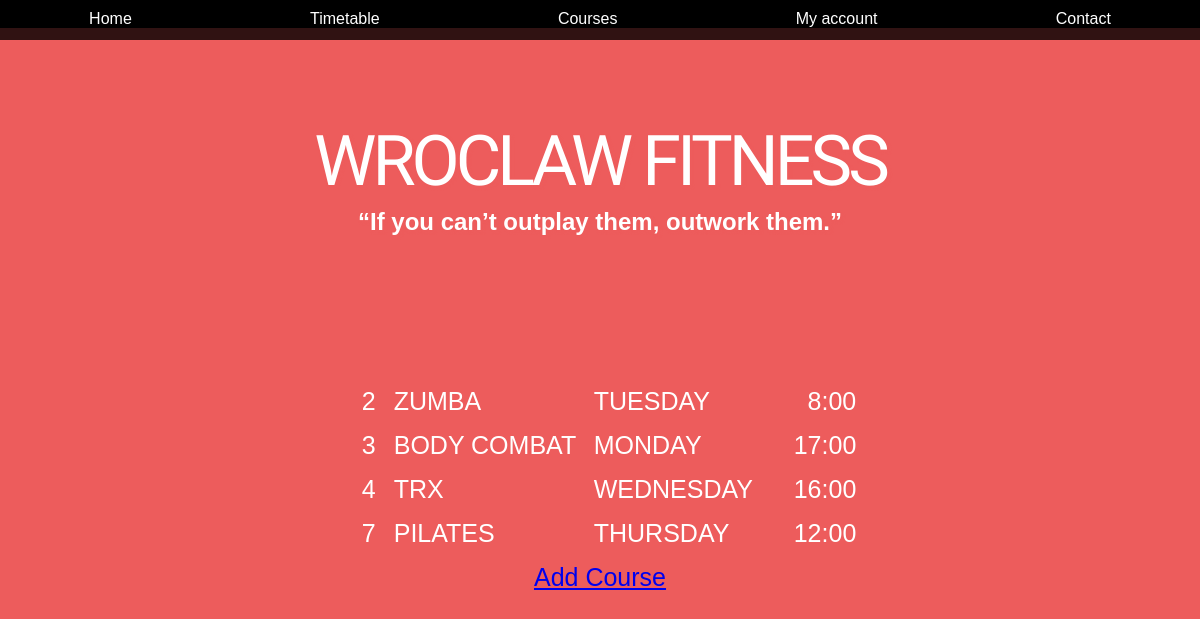
/Web-1/index.php?accio=ShowCourses, run on an earlier commit of the app's database.
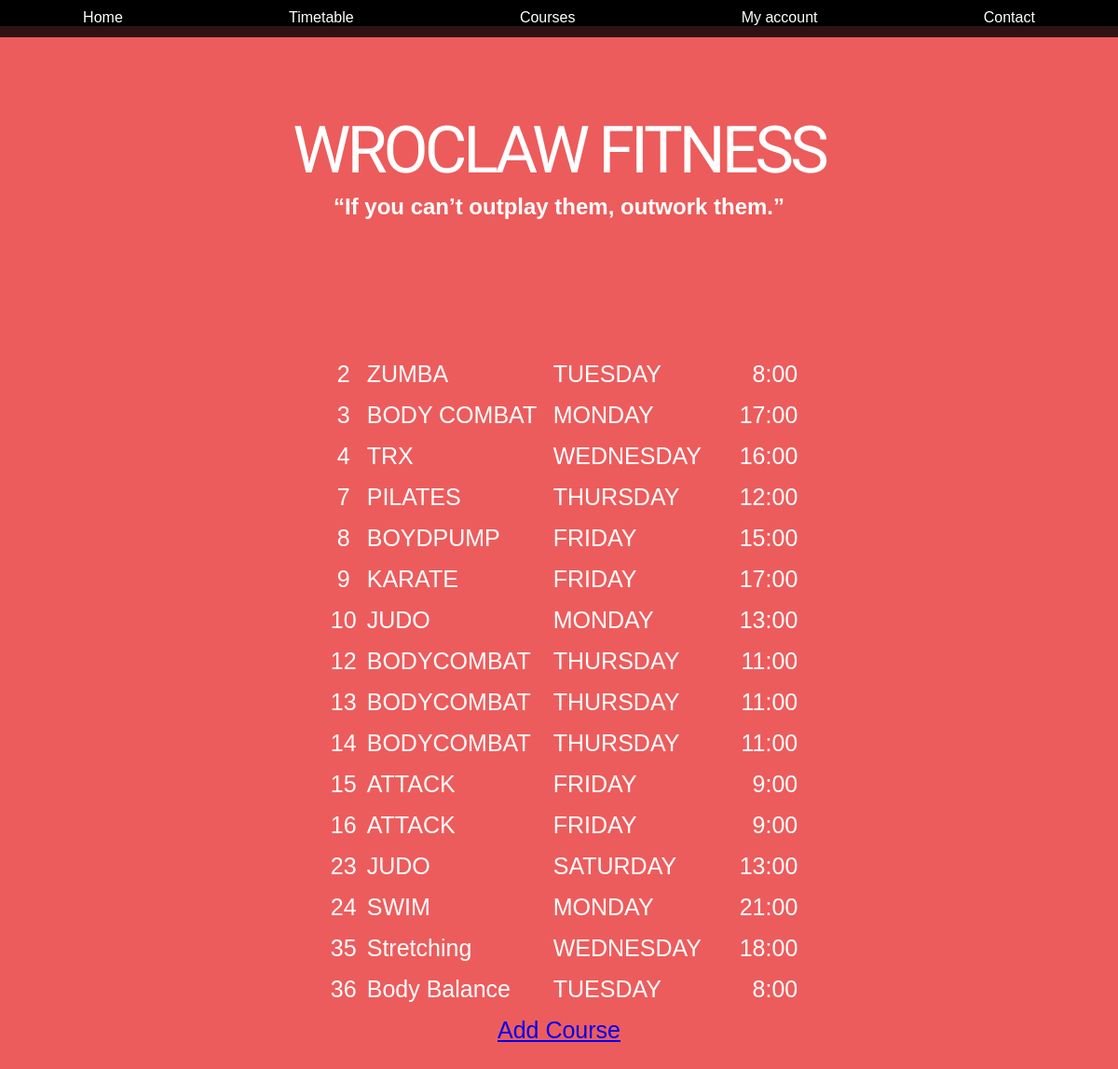
And on a later commit of the database.
### tables this page shows
CREATE TABLE `COURSES` (
  `CourseID` int(11) NOT NULL,
  `CourseName` varchar(30) NOT NULL,
  `CourseDay` varchar(30) DEFAULT NULL,
  `CourseHour` varchar(30) DEFAULT NULL,
  `TrainerID` int(11) NOT NULL
);

### Web-1/Controllers/CoursesController.php (called while the page is built)
<?php
include __DIR__.'/../Model/BD.php';
$courses = getCourses();
include __DIR__.'/../View/Courses.php';

### Web-1/Model/BD.php (called while the page is built, shortened)
<?php
$host = 'localhost';
$db_name = 'Gym';
$user = 'root';
$pswd = '';
$db = mysqli_connect($host,$user,$pswd,$db_name);
function getCourses(){
    global $db;
    $sql = $db->query("SELECT * FROM COURSES");
    return $sql;
}

### Web-1/View/Courses.php (the view, shortened to what this page needs)
<head>
    <link rel="stylesheet" type="text/css" href=CSS/estilos.css>
</head>
<body>
<div id=inicioHead>
    <?php
    include "header.php";
    include "MenuOption.php";
    ?>
</div>
<div style="align-content:center;">
    <table id="comandas" style='table-layout: fixed;'>
    <?php
    foreach ($courses as $l):
        echo "<tr>"?>
        <td style='width: 50px; text-align: center;'> <?php echo $l['CourseID'];?></td>
        <td style='width: 200px;'> <?php echo $l['CourseName'];?></td>
        <td style='width: 200px;'> <?php echo $l['CourseDay'];?></td>
        <td style='text-align: right;'> <?php echo $l['CourseHour'];?></td>
        <?php echo"</tr>";
     endforeach;?>
     <td colspan="5" style="text-align: center"><a href="index.php?accio=AddCourse"> Add Course</a></td>
    </table>
</div>
</body>

What changed in the data, as far as the page shows it:
added courses: CourseID "8", CourseName "BOYDPUMP", CourseDay "FRIDAY", CourseHour "15:00"
added courses: CourseID "9", CourseName "KARATE", CourseDay "FRIDAY", CourseHour "17:00"
added courses: CourseID "10", CourseName "JUDO", CourseDay "MONDAY", CourseHour "13:00"
added courses: CourseID "12", CourseName "BODYCOMBAT", CourseDay "THURSDAY", CourseHour "11:00"
added courses: CourseID "13", CourseName "BODYCOMBAT", CourseDay "THURSDAY", CourseHour "11:00"
added courses: CourseID "14", CourseName "BODYCOMBAT", CourseDay "THURSDAY", CourseHour "11:00"
added courses: CourseID "15", CourseName "ATTACK", CourseDay "FRIDAY", CourseHour "9:00"
added courses: CourseID "16", CourseName "ATTACK", CourseDay "FRIDAY", CourseHour "9:00"
added courses: CourseID "23", CourseName "JUDO", CourseDay "SATURDAY", CourseHour "13:00"
added courses: CourseID "24", CourseName "SWIM", CourseDay "MONDAY", CourseHour "21:00"
added courses: CourseID "35", CourseName "Stretching", CourseDay "WEDNESDAY", CourseHour "18:00"
added courses: CourseID "36", CourseName "Body Balance", CourseDay "TUESDAY", CourseHour "8:00"
